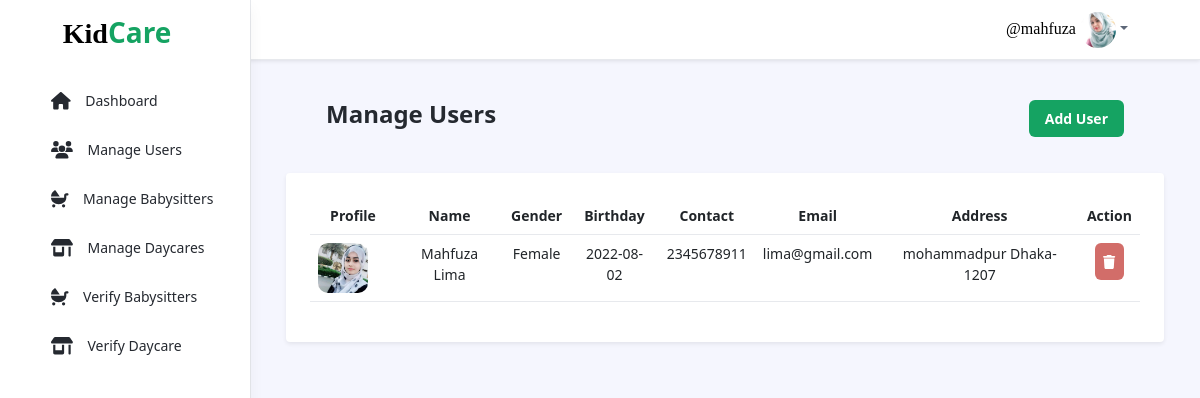
The app's page /admin_manage_users.php (signed in) with its own data.
### tables this page shows
CREATE TABLE `user` (
  `user_id` int(11) NOT NULL,
  `user_img` varchar(250) NOT NULL DEFAULT 'default.png',
  `firstname` varchar(100) NOT NULL,
  `lastname` varchar(100) NOT NULL,
  `username` varchar(100) NOT NULL,
  `email` varchar(100) NOT NULL,
  `password` varchar(250) NOT NULL,
  `gender` varchar(100) NOT NULL,
  `birthday` varchar(100) NOT NULL,
  `contact` varchar(100) NOT NULL,
  `address` varchar(100) NOT NULL,
  `city` varchar(100) NOT NULL,
  `zip` varchar(100) NOT NULL
);

### admin_manage_users.php (the view, shortened to what this page needs)
<?php
include_once("./database/config.php");
?>
<!DOCTYPE html>
<html lang="en">
<head>
    <link id="theme-style" rel="stylesheet" href="./assets/css/portal.css">
</head>
<body class="app" style="height:100vh;">
    <?php include_once("./templates/admin_header.php");?>
    <div class="app-wrapper">
        <div class="app-content pt-3 p-md-3 p-lg-4">
            <div class="container-xl">
                <div class="d-flex justify-content-between" style="padding:20px 40px">
                    <div>
                        <h1 class="app-page-title">Manage Users</h1>
                    </div>
                    <div>
                        <a href="admin_add_user.php" class="btn app-btn-primary">Add User</a>
                    </div>
                </div>
                <div class="row g-4 mb-4">
                    <div class="col-12 col-lg-12">
                        <div class="app-card app-card-chart h-100 shadow-sm">
                            <div class="app-card-body p-3 p-lg-4">
                                <table class="table" style="font-size: 14px;text-align:center;">
                                    <thead>
                                        <th>Profile</th>
                                        <th>Name</th>
                                        <th>Gender</th>
                                        <th>Birthday</th>
                                        <th>Contact</th>
                                        <th>Email</th>
                                        <th>Address</th>
                                        <th>Action</th>
                                    </thead>
                                    <tbody>
                                        <?php
												$sql = "SELECT * FROM user";
												$result = mysqli_query($conn, $sql);
												if($result){
													while($row=mysqli_fetch_assoc($result)){
													$id=$row['user_id'];
													$name=$row['firstname'] ." ". $row['lastname'];
													$birthday=$row['birthday'];
													$gender=$row['gender'];
													$contact=$row['contact'];
													$email=$row['email'];
													$address=$row['address']." ".$row['city']."-".$row['zip'];
													$image=$row['user_img'];
											?>
                                        <tr>
                                            <td><img src="./img/users/<?php echo $image ?>"
                                                    style="width:50px;border-radius: 20%;" alt="profile"> <span
                                                    style="padding-left:20px;"></span></td>
                                            <td><?php echo $name ?></td>
                                            <td><?php echo $gender ?></td>
                                            <td><?php echo $birthday ?></td>
                                            <td><?php echo $contact ?></td>
                                            <td><?php echo $email ?></td>
                                            <td><?php echo $address ?></td>
                                            <td><a href="admin_delete_user.php?id=<?php echo $id?>"
                                                    class="btn btn-danger" style="padding:8px;color:white;"><i
                                                        class="fa fa-trash"></i></a>
                                            </td>
                                        </tr>
                                        <?php
													}
												}
											?>
                                    </tbody>
                                </table>
                            </div>
                        </div>
                    </div>
                </div>
            </div>
        </div>
    </div>
</body>
</html>

### templates/admin_header.php (shortened to what this page needs)
<?php
include_once("./database/config.php");
$username = $_SESSION['adminname'];
$sql = "SELECT * FROM admin WHERE username='$username'";
$result = mysqli_query($conn, $sql);
$row=mysqli_fetch_assoc($result);
$image= $row['admin_img'];
?>
<header class="app-header fixed-top" style="height:60px;">
    <div class="app-header-inner">
        <div class="container-fluid py-2">
            <div class="app-header-content">
                <div class="row justify-content-between align-items-center">
                    <div class="app-utilities col-auto" style="margin-right:60px;margin-top:4px;">
                        <div class="app-utility-item app-user-dropdown dropdown">
                            <a class="dropdown-toggle" id="user-dropdown-toggle" data-bs-toggle="dropdown" href="#"
                                role="button" aria-expanded="false"><span style="font-size:16px; font-weight:700px;color:black;font-family:poppins;">@<?php echo $username;?> </span><img src="./img/admin/<?php echo $image;?>"
                                    alt="user profile" style="border-radius:50%;"></a>
                        </div>
                    </div>
                </div>
            </div>
        </div>
    </div>
    <div id="app-sidepanel" class="app-sidepanel">
        <div class="sidepanel-inner d-flex flex-column">
            <div class="app-branding">
                <a href="" class="navbar-brand" style="">
                    <h3 class="m-0 text-primary"><span class="text-dark"
                            style="color:black;font-weight:700;font-family:poppins;padding-left:20%">Kid</span>Care
                    </h3>
                </a>
            </div>
            <nav id="app-nav-main" class="app-nav app-nav-main flex-grow-1">
                <ul class="app-menu list-unstyled accordion" id="menu-accordion">
                    <li class="nav-item">
                        <a class="nav-link" href="admin_home.php">
                        <i class="fa-solid fa-house fa-lg"></i> &nbsp;&nbsp;
                            <span class="nav-link-text" style=" font-weight:500;">Dashboard</span>
                        </a>
                    </li>
                    <li class="nav-item">
                        <a class="nav-link" href="admin_manage_users.php">
                        <i class="fa-solid fa-users fa-lg"></i> &nbsp;&nbsp;
                            <span class="nav-link-text" style="font-weight:500;">Manage Users</span>
                        </a>
                    </li>
                    <li class="nav-item">
                        <a class="nav-link" href="admin_manage_babysitters.php">
                        <i class="fa-solid fa-baby-carriage fa-lg"></i> &nbsp;&nbsp;
                            <span class="nav-link-text" style=" font-weight:500;">Manage Babysitters</span>
                        </a>
                    </li>
                    <li class="nav-item">
                        <a class="nav-link" href="admin_manage_daycares.php">
                        <i class="fa-solid fa-shop fa-lg"></i> &nbsp;&nbsp;
                            <span class="nav-link-text" style="font-weight:500;">Manage Daycares</span>
                        </a>
                    </li>
                    <li class="nav-item">
                        <a class="nav-link" href="admin_verify_babysitter.php">
                        <i class="fa-solid fa-baby-carriage fa-lg"></i> &nbsp;&nbsp;
                            <span class="nav-link-text" style=" font-weight:500;">Verify Babysitters</span>
                        </a>
                    </li>
                    <li class="nav-item">
                        <a class="nav-link" href="admin_verify_daycare.php">
                        <i class="fa-solid fa-shop fa-lg"></i> &nbsp;&nbsp;
                            <span class="nav-link-text" style=" font-weight:500;">Verify Daycare</span>
                        </a>
                    </li>
                </ul>
            </nav>
        </div>
    </div>
</header>

### records on screen
user: user_img (picture), name "Mahfuza Lima", gender "Female", birthday "2022-08-02", contact "2345678911", email "lima@gmail.com", address "mohammadpur Dhaka-1207"

### other values on screen
$username "mahfuza"
